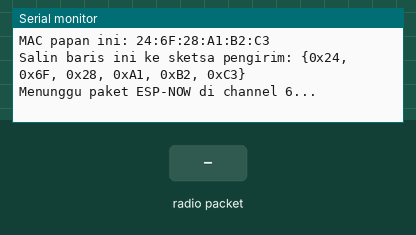
The sketch below on a simulated ESP32. On the bench: the last lines printed to the serial monitor. The test bench sets the inputs (shaded band).

Above: at 2.2 s.
2.3 s: radio packet "1" arrives
At 3.5 s:
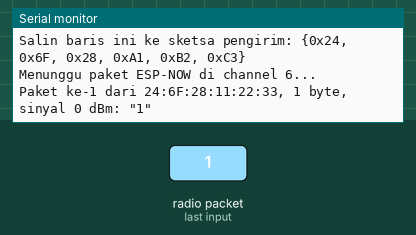
3.8 s: radio packet "0" arrives
At 5.0 s:
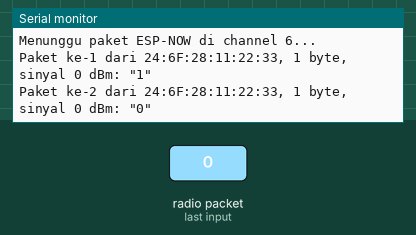
5.3 s: radio packet "2" arrives
At 6.1 s:
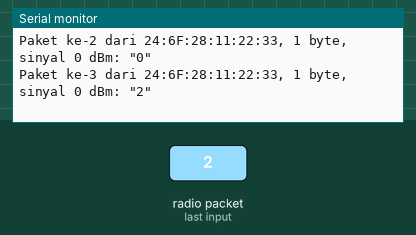

The sketch:

modul14_penerima.ino
```cpp
// Modul 14 - Kemenangan Cepat, papan PENERIMA (papan Node 1).
// Mencetak alamat MAC papan ini, lalu menampilkan setiap paket ESP-NOW yang tiba.
// Tanpa router dan tanpa kata sandi: radio WiFi menyala sebagai stasiun (STA), tetapi tidak tersambung ke mana pun.
// Butuh paket esp32 versi 3.3.7 atau lebih baru (modul ini memakai 3.3.12).

#include <WiFi.h>
#include <esp_now.h>
#include <esp_mac.h>

// Satu paket yang dititipkan "petugas WiFi" kepada loop().
struct Kiriman {
  uint8_t mac[6];  // alamat pengirim
  int8_t rssi;     // kekuatan sinyal, dBm (makin dekat ke 0, makin kuat)
  int panjang;     // jumlah byte yang tiba
  char isi[64];    // isinya, sebagai teks
};

QueueHandle_t kotakSurat;  // antrean FreeRTOS: dari petugas WiFi ke loop()
unsigned long jumlahPaket = 0;

// Dipanggil petugas WiFi (bukan loop()) setiap kali paket tiba. Cukup menyalin, menitipkan, selesai.
void saatDiterima(const esp_now_recv_info_t *info, const uint8_t *data, int panjang) {
  Kiriman k;
  memcpy(k.mac, info->src_addr, 6);
  k.rssi = info->rx_ctrl->rssi;
  k.panjang = panjang;
  int salin = panjang < 63 ? panjang : 63;
  memcpy(k.isi, data, salin);
  k.isi[salin] = '\0';
  xQueueSend(kotakSurat, &k, 0);  // 0 = jangan menunggu; kalau kotak penuh, paket ini dilewatkan
}

void setup() {
  Serial.begin(115200);
  delay(1000);
  kotakSurat = xQueueCreate(8, sizeof(Kiriman));
  WiFi.mode(WIFI_STA);  // radio menyala, tetapi tidak tersambung ke router mana pun

  uint8_t mac[6];
  esp_read_mac(mac, ESP_MAC_WIFI_STA);
  Serial.println();
  Serial.printf("MAC papan ini: %02X:%02X:%02X:%02X:%02X:%02X\n", mac[0], mac[1], mac[2], mac[3], mac[4], mac[5]);
  Serial.printf("Salin baris ini ke sketsa pengirim: {0x%02X, 0x%02X, 0x%02X, 0x%02X, 0x%02X, 0x%02X}\n", mac[0], mac[1],
                mac[2], mac[3], mac[4], mac[5]);

  if (esp_now_init() != ESP_OK) {
    Serial.println("ESP-NOW gagal dimulai. Tekan tombol EN untuk mencoba lagi.");
    return;
  }
  esp_now_register_recv_cb(saatDiterima);
  Serial.printf("Menunggu paket ESP-NOW di channel %d...\n", WiFi.channel());
}

void loop() {
  Kiriman k;
  while (xQueueReceive(kotakSurat, &k, 0) == pdTRUE) {  // ambil semua titipan yang sudah ada
    jumlahPaket++;
    Serial.printf("Paket ke-%lu dari %02X:%02X:%02X:%02X:%02X:%02X, %d byte, sinyal %d dBm: \"%s\"\n", jumlahPaket,
                  k.mac[0], k.mac[1], k.mac[2], k.mac[3], k.mac[4], k.mac[5], k.panjang, k.rssi, k.isi);
  }
}
```

Measured:
- after the input at 2.3 s, the serial monitor: prints a new line at once (image 1)
- after the input at 3.8 s, the serial monitor: prints a new line at once (image 2)
- after the input at 5.3 s, the serial monitor: prints a new line at once (image 3)
